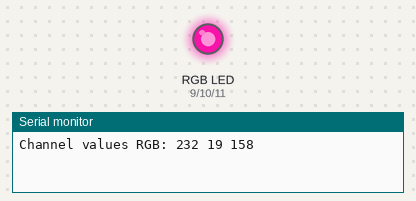
Simulated run of this sketch. Board: Arduino Uno, built with avr-gcc and run on an emulated ATmega328P. On the bench: an RGB LED mixed from three pins (HIGH = lit), the last lines printed to the serial monitor. Dim RGB values are drawn brighter than linear; random numbers use the default seed unless the sketch sets one.

Above: at 0.12 s.
At 5.14 s:
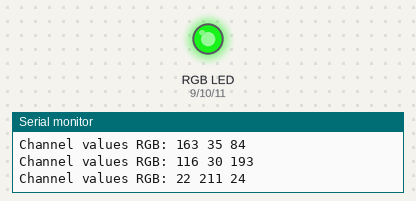
At 10.16 s:
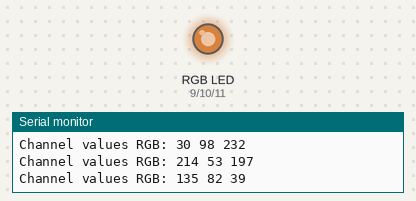
At 19.94 s:
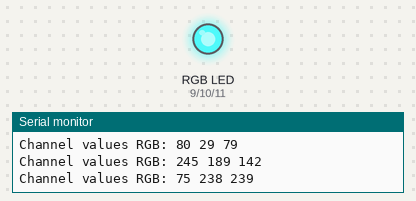
At 29.73 s:
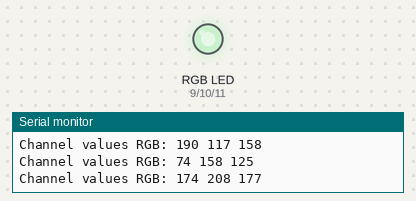
At 39.77 s:
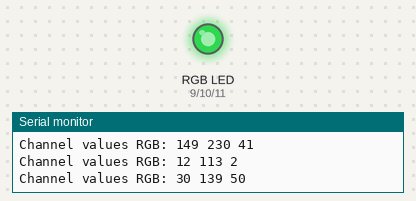
Timing chart, 0 to 40.0 s (numbered marks = the images above):
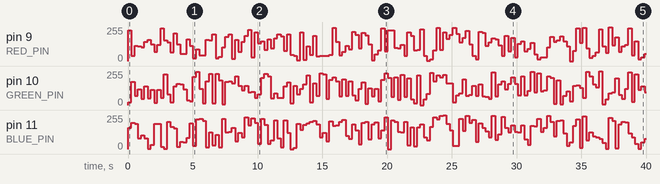

The sketch:

02-rgb-led-blink.ino
```cpp
// (licence header left out)
// On Arduino Uno R3 9, 10 and 11 are officially supported
// PWM pins.
const uint8_t RED_PIN    {9};
const uint8_t GREEN_PIN {10};
const uint8_t BLUE_PIN  {11};
const uint16_t DELAY {250}; // Time expressed in ms.
const uint16_t MAX_CHANNEL_COLOR_VALUE {255};

void printRGB(long red, long green, long blue);

void setup() {
  pinMode(RED_PIN, OUTPUT);
  pinMode(GREEN_PIN, OUTPUT);
  pinMode(BLUE_PIN, OUTPUT);

  Serial.begin(9600);
}

void loop() {
  long red = random(MAX_CHANNEL_COLOR_VALUE);
  long green = random(MAX_CHANNEL_COLOR_VALUE);
  long blue = random(MAX_CHANNEL_COLOR_VALUE);

  printRGB(red, green, blue);
  analogWrite(RED_PIN, red);
  analogWrite(GREEN_PIN, green);
  analogWrite(BLUE_PIN, blue);
  delay(DELAY);
}

void printRGB(long red, long green, long blue)
{
  Serial.print("Channel values RGB: ");
  Serial.print(red);
  Serial.print(" ");
  Serial.print(green);
  Serial.print(" ");
  Serial.println(blue);
}
```

Measured:
- by itself, pin 9 (RED_PIN): 0/255 → 232/255 at 0.00 s, → 38/255 0.25 s later, → 114/255 0.25 s later, → 109/255 0.25 s later, … (160 changes in this stretch)
- by itself, pin 10 (GREEN_PIN): 0/255 → 19/255 at 0.00 s, → 175/255 0.25 s later, → 68/255 0.25 s later, → 120/255 0.25 s later, … (160 changes in this stretch)
